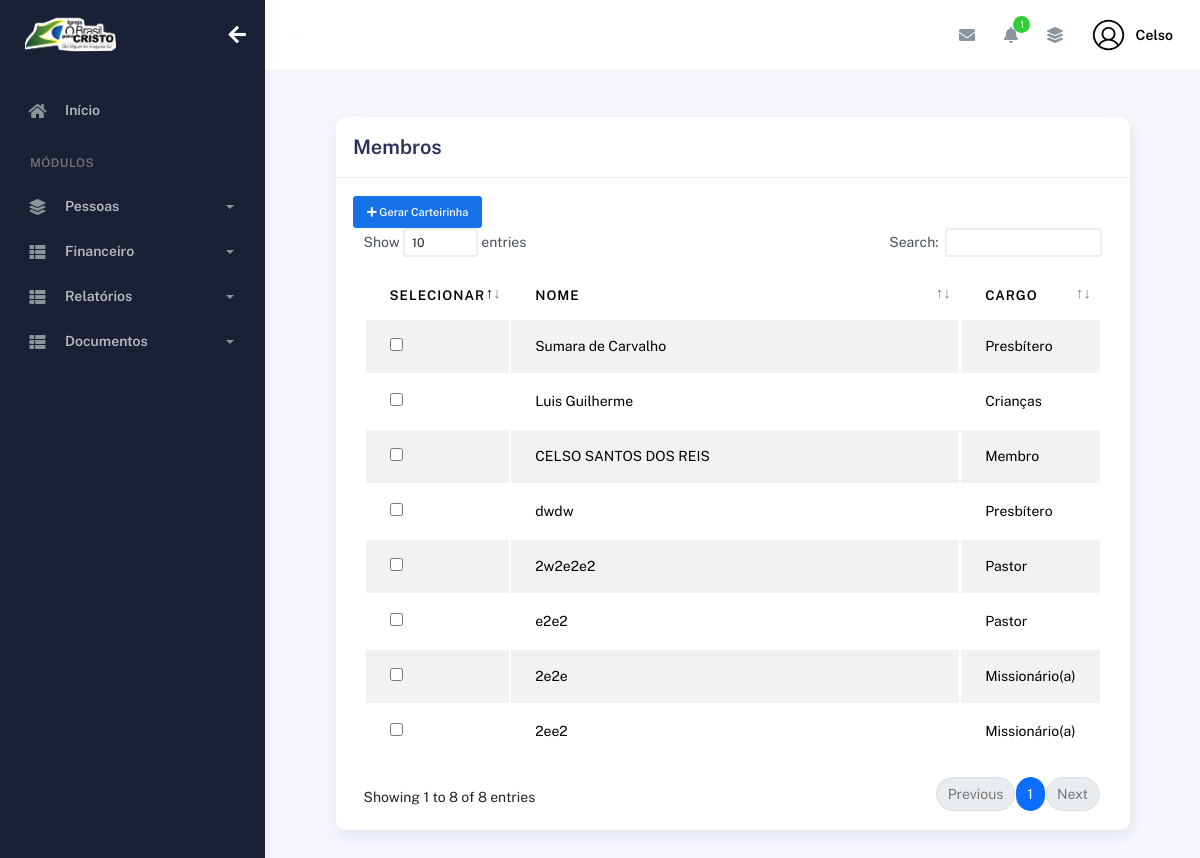
/index/selecionar_carteirinhas/ (signed in), run on the app's committed database.
### plataformaigreja/models.py (models this page shows, shortened)
class Membros(models.Model):
    choices_sexo = (('F', 'Feminino'),
                    ('M', 'Masculino'))
    choices_cargo = (('A', 'Auxiliar'),
                     ('C', 'Congregado'),
                     ('Cr', 'Crianças'),
                     ('Da', 'Diaconisa'),
                     ('D', 'Diácono'),
                     ('E', 'Evangelista'),
                     ('J', 'Jovem'),
                     ('Mb', 'Membro'),
                     ('Mi', 'Missionário(a)'),
                     ('Pr', 'Pastor'),
                     ('P', 'Presbítero'))
    nome = models.CharField(max_length=50)
    sexo = models.CharField(max_length=1, choices=choices_sexo)
    cpf = models.CharField(max_length=20, blank=True, null=True)
    email = models.EmailField(blank=True, null=True)
    telefone = models.CharField(max_length=19, blank=True, null=True)
    endereco = models.CharField(max_length=100, blank=True, null=True)
    foto = models.ImageField(upload_to="img_membros", null=True, blank=True)
    data_nascimento = models.DateField(null=True, blank=True)
    data_batismo = models.DateField(null=True, blank=True)
    cargo = models.CharField(max_length=2, choices=choices_cargo)
    pastor = models.ForeignKey(
        User,
        on_delete=models.CASCADE
    )

### plataformaigreja/views.py (the view)
# urls.py: path('selecionar_carteirinhas/', views.selecionar_carteirinhas, name='selecionar_carteirinhas'),
@login_required(login_url='/usuarios/login')
def selecionar_carteirinhas(request):
    membros = Membros.objects.filter(pastor=request.user)  # Filtra pelo usuário logado
    return render(request, 'selecionar_carteirinhas.html', {'membros': membros})

### igreja/context_processors.py (called while the page is built)
def logo_igreja(request):
    if request.user.is_authenticated:
        igreja = Igreja.objects.filter(pastor=request.user).first()
        return {"logo_igreja": igreja.logo.url if igreja and igreja.logo else None}
    return {"logo_igreja": None}

### plataformaigreja/templates/selecionar_carteirinhas.html (shortened to what this page needs)
{% extends "bases/base_plataformaigreja.html" %}
{% load static %}
{% block 'conteudo' %}
  <div class="container">
    <div class="page-inner">
      <div class="col-md-12">
        <div class="card">
          <div class="card-header">
            <div class="d-flex align-items-center">
              <h4 class="card-title">Membros</h4>
            </div>
          </div>
        <div class="card-body">
                    <div class="table-responsive">
                    <form method="POST" action="{% url 'imprimir_carteirinhas' %}">
                    {% csrf_token %}
                    <button class="btn btn-primary ms-auto btn-sm" data-bs-toggle="modal" data-bs-target="#addRowModal">
                        <i class="fa fa-plus"></i>
                        Gerar Carteirinha
                      </button>
                      <table id="add-row" class="display table table-striped table-hover">
                        <thead>
                            <tr>
                                <th>Selecionar</th>
                                <th>Nome</th>
                                <th>Cargo</th>
                            </tr>
                        </thead>
                        <tbody>
                            {% for membro in membros %}
                            <tr>
                                <td style="width: 10%"><input type="checkbox" name="membros_selecionados" value="{{ membro.id }}"></td>
                                <td>{{ membro.nome }}</td>
                                <td style="width: 15%">{{ membro.get_cargo_display }}</td>
                            </tr>
                            {% empty %}
                            <tr>
                                <td colspan="3" class="text-center">Nenhum membro cadastrado!</td>
                            </tr>
                            {% endfor %}
                        </tbody>
                      </table>
                    </form>
                    </div>
                  </div>
                </div>
              </div>
            </div>
          </div>
        </div>
      </div>
    </div>
{% endblock %}

### templates/bases/base.html (shortened to what this page needs)
{% load static %}
<!DOCTYPE html>
<html lang="pt-BR">
  <head>
    <link href="{% static 'geral/assets/css/bootstrap.min.css' %}" rel="stylesheet">
    <link href="{% static 'geral/assets/css/plugins.min.css' %}" rel="stylesheet">
    <link href="{% static 'geral/assets/css/kaiadmin.min.css' %}" rel="stylesheet">
    <link href="{% static 'geral/assets/css/demo.css' %}" rel="stylesheet">
  </head>
  <body>
    <div class="wrapper">
      {% if user.is_authenticated %}
        <div class="sidebar" data-background-color="dark">
          <div class="sidebar-logo">
            <div class="logo-header" data-background-color="dark">
              <a href="{% url 'dashboard_igreja' %}" class="logo">
              {% if logo_igreja %}
                  <img src="{{ logo_igreja }}" alt="Logo da Igreja" class="navbar-brand" height="50"/>
              {% else %}
                  <p>Nenhuma logo cadastrada.</p>
              {% endif %}
              </a>
              <div class="nav-toggle">
                <button class="btn btn-toggle toggle-sidebar">
                  <i class="fas fa-arrow-left"></i>
                </button>
              </div>
            </div>
          </div>
          <div class="sidebar-wrapper scrollbar scrollbar-inner">
            <div class="sidebar-content">
              <ul class="nav nav-secondary">
                <li class="nav-item">
                  <a
                    href="{% url 'dashboard_igreja' %}"
                    aria-expanded="false"
                  >
                    <i class="fas fa-home"></i>
                    <p>Início</p>
                  </a>
                </li>
                <li class="nav-section">
                  <h4 class="text-section">Módulos</h4>
                </li>
                <li class="nav-item">
                  <a data-bs-toggle="collapse" href="#base">
                    <i class="fas fa-layer-group"></i>
                    <p>Pessoas</p>
                    <span class="caret"></span>
                  </a>
                </li>
                <li class="nav-item">
                  <a data-bs-toggle="collapse" href="#sidebarLayouts">
                    <i class="fas fa-th-list"></i>
                    <p>Financeiro</p>
                    <span class="caret"></span>
                  </a>
                </li>
                <li class="nav-item">
                  <a data-bs-toggle="collapse" href="#sidebarRelatorios">
                    <i class="fas fa-th-list"></i>
                    <p>Relatórios</p>
                    <span class="caret"></span>
                  </a>
                </li>
                <li class="nav-item">
                  <a data-bs-toggle="collapse" href="#sidebarDocumentos">
                    <i class="fas fa-th-list"></i>
                    <p>Documentos</p>
                    <span class="caret"></span>
                  </a>
                </li>
              </ul>
            </div>
          </div>
        </div>
        <div class="main-panel">
          <div class="main-header">
            <nav
              class="navbar navbar-header navbar-header-transparent navbar-expand-lg border-bottom"
            >
              <div class="container-fluid">
                <nav
                  class="navbar navbar-header-left navbar-expand-lg navbar-form nav-search p-0 d-none d-lg-flex"
                >
                  <div class="input-group">
                </nav>
                <ul class="navbar-nav topbar-nav ms-md-auto align-items-center">
                  <li class="nav-item topbar-icon dropdown hidden-caret">
                    <a
                      class="nav-link dropdown-toggle"
                      href="#"
                      id="messageDropdown"
                      role="button"
                      data-bs-toggle="dropdown"
                      aria-haspopup="true"
                      aria-expanded="false"
                    >
                      <i class="fa fa-envelope"></i>
                    </a>
                  </li>
                  <li class="nav-item topbar-icon dropdown hidden-caret">
                    <a
                      class="nav-link dropdown-toggle"
                      href="#"
                      id="notifDropdown"
                      role="button"
                      data-bs-toggle="dropdown"
                      aria-haspopup="true"
                      aria-expanded="false"
                    >
                      <i class="fa fa-bell"></i>
                      <span class="notification">1</span>
                    </a>
                  </li>
                  <li class="nav-item topbar-icon dropdown hidden-caret">
                    <a
                      class="nav-link"
                      data-bs-toggle="dropdown"
                      href="#"
                      aria-expanded="false"
                    >
                      <i class="fas fa-layer-group"></i>
                    </a>
                  </li>
                  <li class="nav-item topbar-user dropdown hidden-caret">
                    <a
                      class="dropdown-toggle profile-pic"
                      data-bs-toggle="dropdown"
                      href="#"
                      aria-expanded="false"
                    >
                      <div class="avatar-sm">
                        <img
                          src="{% static 'geral/assets/img/profile.png'%}"
                          alt="..."
                          class="avatar-img rounded-circle"
                        />
                      </div>
                      <span class="profile-username">
                        <span class="fw-bold">{{ user.first_name }}</span>
                      </span>
                    </a>
                  </li>
                </ul>
              </div>
            </nav>
          </div>
          <div class="container">
            <div class="page-inner">
            {% block 'conteudo' %}
            {% endblock %}
            </div>
    {% endif %}
  </body>
</html>

### data on the page
Membros: nome "Sumara de Carvalho", cargo "Presbítero"
Membros: nome "Luis Guilherme", cargo "Crianças"
Membros: nome "CELSO SANTOS DOS REIS", cargo "Membro"
Membros: nome "dwdw", cargo "Presbítero"
Membros: nome "2w2e2e2", cargo "Pastor"
Membros: nome "e2e2", cargo "Pastor"
Membros: nome "2e2e", cargo "Missionário(a)"
Membros: nome "2ee2", cargo "Missionário(a)"

### other printed values
{{ user.first_name }} "Celso"
